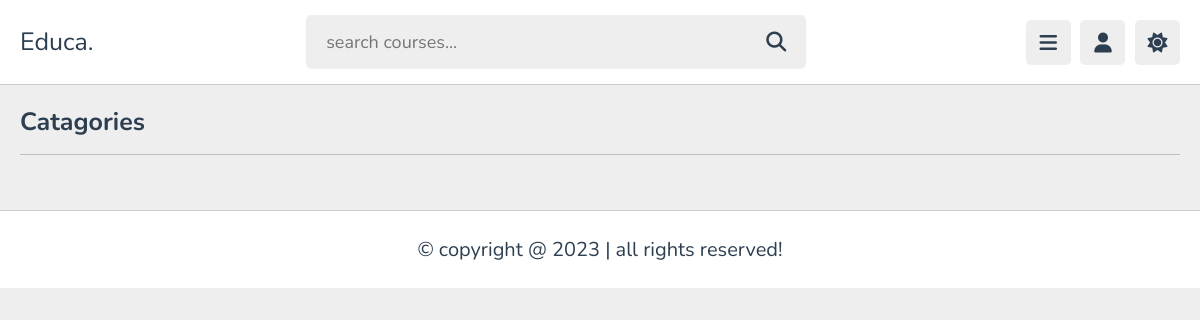
Before: /catagories/ with the older database file.
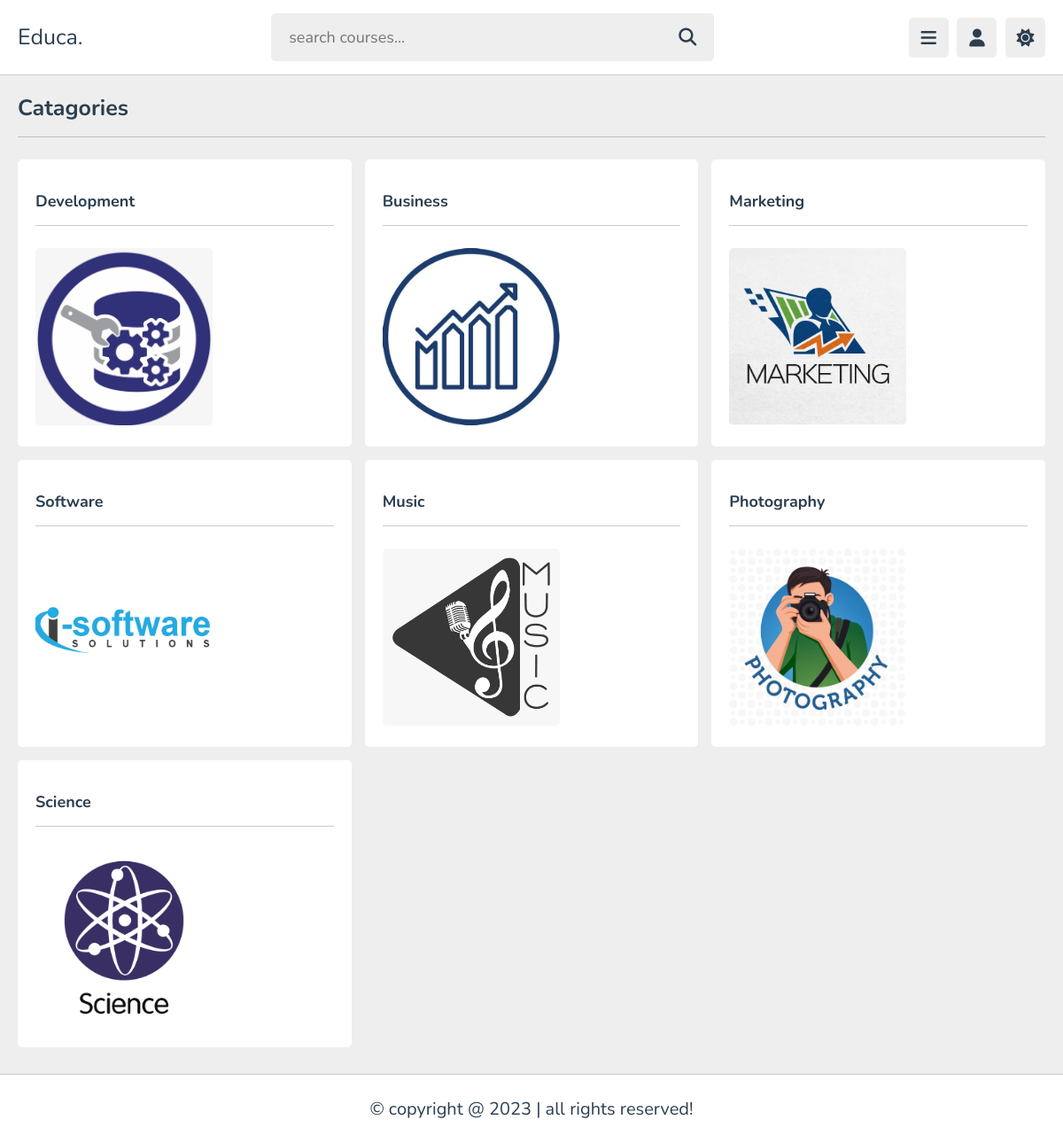
After: the same page with the newer database file.
### appname/models.py (models this page shows, shortened)
class Catagory(models.Model):
    name = models.CharField(max_length=100)

### appname/views.py (the view)
# urls.py: path('catagories/', views.catagories, name='catagories'),
def catagories(request):
    catagories = Catagory.objects.all()
    context = {'catagories': catagories}
    template_name = 'catagories'
    return render(request, template_paths[template_name], context)

### appname/templates/catagories.html (shortened to what this page needs)
{% load static %}
<!DOCTYPE html>
<html lang="en">
<head>
   <link rel="stylesheet" href="https://cdnjs.cloudflare.com/ajax/libs/font-awesome/6.1.2/css/all.min.css">
   <link rel="stylesheet" href="{% static 'css/style.css' %}">
</head>
<body>
<header class="header">
   <section class="flex">
      <a href="{% url 'home' %}" class="logo">Educa.</a>
      <form action="" method="post" class="search-form">
         <input type="text" name="search_box" required placeholder="search courses..." maxlength="100">
         <button type="submit" class="fas fa-search"></button>
      </form>
      <div class="icons">
         <div id="menu-btn" class="fas fa-bars"></div>
         <div id="user-btn" class="fas fa-user"></div>
         <div id="toggle-btn" class="fas fa-sun"></div>
      </div>
   </section>
</header>
<section class="playlist-videos">
<h1 class="heading">Catagories</h1>
<div class="box-container">
   {% for catagory in catagories %}
      {% with catagory_name=catagory.name %}
         <a class="box" href="{% url 'courses' catagory_name %}">
            <h3 class="heading">{{ catagory_name }}</h3>
            <img src="{% static 'images/'|add:catagory_name|add:'.png' %}"  alt="{{ catagory_name }}"  style="width: 200px; height: 200px; object-fit: cover; border-radius: .5rem;">
         </a>
         {% endwith %}
{% endfor %}
</div>
</section>
<footer class="footer">
   &copy; copyright @ 2023 | all rights reserved!
</footer>
</body>
</html>

### static/css/style.css (style rules this page uses)
:root { --main-color:#8e44ad; --red:#e74c3c; --orange:#f39c12; --light-color:#888; --light-bg:#eee; --black:#2c3e50; --white:#fff; --border:.1rem solid rgba(0,0,0,.2); }
* { font-family: 'Nunito', sans-serif; margin:0; padding:0; box-sizing: border-box; outline: none; border:none; text-decoration: none; }
html { font-size: 62.5%; overflow-x: hidden; }
body { background-color: var(--light-bg); padding-left: 30rem; }
section { padding:2rem; margin: 0 auto; max-width: 1200px; }
.heading { font-size: 2.5rem; color:var(--black); margin-bottom: 2.5rem; border-bottom: var(--border); padding-bottom: 1.5rem; text-transform: capitalize; }
.header { position: sticky; top:0; left:0; right: 0; background-color: var(--white); z-index: 1000; border-bottom: var(--border); }
.header .flex { display: flex; align-items: center; justify-content: space-between; position: relative; padding: 1.5rem 2rem; }
.header .flex .logo { font-size: 2.5rem; color: var(--black); }
.header .flex .search-form { width: 50rem; border-radius: .5rem; background-color: var(--light-bg); padding:1.5rem 2rem; display: flex; gap:2rem; }
.header .flex .search-form input { width: 100%; font-size: 1.8rem; color:var(--black); background:none; }
.header .flex .search-form button { background:none; font-size: 2rem; cursor: pointer; color:var(--black); }
.header .flex .icons div { font-size: 2rem; color:var(--black); background-color: var(--light-bg); border-radius: .5rem; height: 4.5rem; width: 4.5rem; line-height: 4.5rem; cursor: pointer; text-align: center; margin-left: .7rem; }
.playlist-videos .box-container { display: grid; grid-template-columns: repeat(auto-fit, minmax(30rem, 1fr)); gap:1.5rem; justify-content: center; align-items: flex-start; }
.playlist-videos .box-container .box { background-color: var(--white); border-radius: .5rem; padding: 2rem; position: relative; }
.playlist-videos .box-container .box img { width: 100%; height: 20rem; object-fit: cover; border-radius: .5rem; }
.playlist-videos .box-container .box h3 { margin-top: 1.5rem; font-size: 1.8rem; color: var(--black); }
.footer { background-color: var(--white); border-top: var(--border); position: sticky; bottom: 0; left: 0; right: 0; text-align: center; font-size: 2rem; padding:2.5rem 2rem; color:var(--black); margin-top: 1rem; z-index: 1000; }
@media (max-width:1200px) { body { padding-left: 0; } }

Changed rows visible on the page:
added Catagory: name "Development", name (picture)
added Catagory: name "Business", name (picture)
added Catagory: name "Marketing", name (picture)
added Catagory: name "Software", name (picture)
added Catagory: name "Music", name (picture)
added Catagory: name "Photography", name (picture)
added Catagory: name "Science", name (picture)
